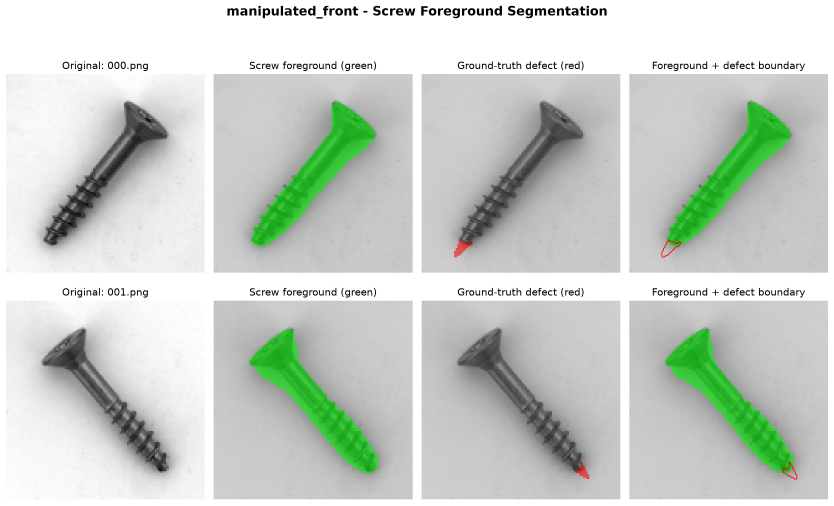
#> input picture outputs/reports/vision/screw_foreground/manipulated_front_segmentation.png, 2502 x 1516 px (shown at 1/3 size)
$ python -i foreground_full_dataset_validation.py   (imports and definitions only)
#> lines starting #> are read from the running program, lines starting #| are printed output that depends on the picture; after the words box and inside, x2 and y2 are one past the last pixel; in counts of white or black regions, pixels touching at a corner belong together

import cv2
import numpy as np
import pandas as pd

from pathlib import Path


# ============================================================
# CONFIGURATION
# ============================================================

ROOT = Path(__file__).resolve().parents[2]

TEST_DIR = ROOT / "data/raw/images/screw/test"
MASK_DIR = ROOT / "data/raw/images/screw/ground_truth"

OUTPUT_DIR = ROOT / "outputs/reports/vision/screw_foreground"

CATEGORIES = [
    "manipulated_front",
    "scratch_head",
    "scratch_neck",
    "thread_side",
    "thread_top",
]

IMAGE_SIZE = (128, 128)
MORPH_KERNEL_SIZE = 5


# ============================================================
# IMAGE LOADING
# ============================================================

# [26 lines left out: functions load_image, load_mask, not called in this run]


# ============================================================
# FOREGROUND SEGMENTATION
# ============================================================

def segment_screw(image):

    _, binary = cv2.threshold(
        image,
        0,
        255,
        cv2.THRESH_BINARY_INV + cv2.THRESH_OTSU
    )

    kernel = cv2.getStructuringElement(
        cv2.MORPH_ELLIPSE,
        (MORPH_KERNEL_SIZE, MORPH_KERNEL_SIZE)
    )

    binary = cv2.morphologyEx(
        binary,
        cv2.MORPH_OPEN,
        kernel
    )

    binary = cv2.morphologyEx(
        binary,
        cv2.MORPH_CLOSE,
        kernel
    )

    count, labels, stats, centroids = (
        cv2.connectedComponentsWithStats(
            binary,
            connectivity=8
        )
    )

    if count <= 1:
        raise ValueError("No foreground component detected.")

    areas = stats[1:, cv2.CC_STAT_AREA]
    largest_label = 1 + int(np.argmax(areas))

    return labels == largest_label


# ============================================================
# MAIN VALIDATION
# ============================================================

# [134 lines left out: function main, not called in this run]


# [2 lines not run here, left out]

>>> import cv2
>>> picture = cv2.imread('../../outputs/reports/vision/screw_foreground/manipulated_front_segmentation.png', cv2.IMREAD_GRAYSCALE)
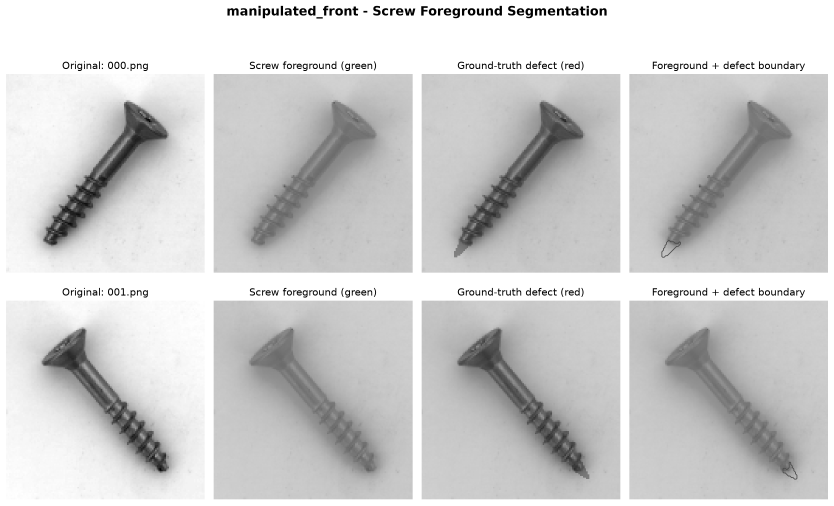
#> picture: shape (1516, 2502) (shown at 1/3 size); min 0, max 255, mean 204.9
>>> result = segment_screw(picture)
#> in segment_screw, `_, binary = cv2.threshold( image, 0, 255, cv2.THRESH_BINARY_INV + cv2...`:
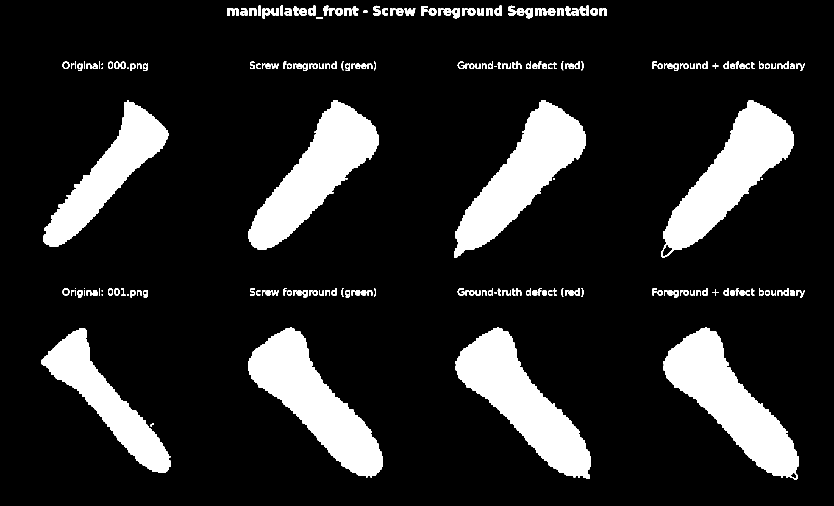
#> binary: shape (1516, 2502) (shown at 1/3 size); 14.6% white; 235 white regions (12 under 20 px), largest, box (x1, y1, x2, y2) and area: (1367, 981, 1772, 1437) 71284, (1990, 981, 2395, 1439) 71175, (744, 981, 1149, 1433) 70939
#> in segment_screw, `binary = cv2.morphologyEx( binary, cv2.MORPH_OPEN, kernel )`:
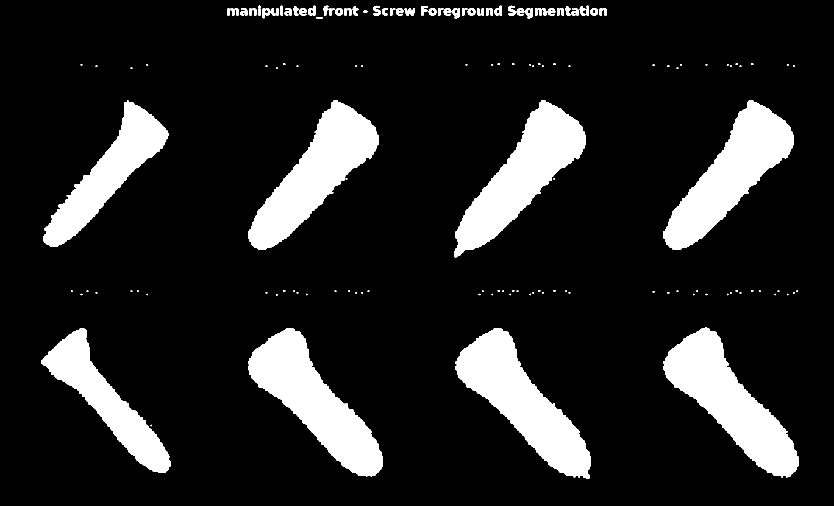
#> binary: shape (1516, 2502) (shown at 1/3 size); 14% white; 141 white regions (68 under 20 px), largest, box (x1, y1, x2, y2) and area: (1367, 985, 1772, 1437) 70990, (1990, 981, 2395, 1433) 70733, (744, 985, 1149, 1429) 70621
#> in segment_screw, `binary = cv2.morphologyEx( binary, cv2.MORPH_CLOSE, kernel )`: binary: shape (1516, 2502); 14.1% white; 116 white regions (65 under 20 px), largest, box (x1, y1, x2, y2) and area: (1367, 985, 1772, 1437) 71139, (1990, 981, 2395, 1433) 70874, (744, 985, 1149, 1429) 70752
#> in segment_screw, `count, labels, stats, centroids = ( cv2.connectedComponentsWithStats( ..`:
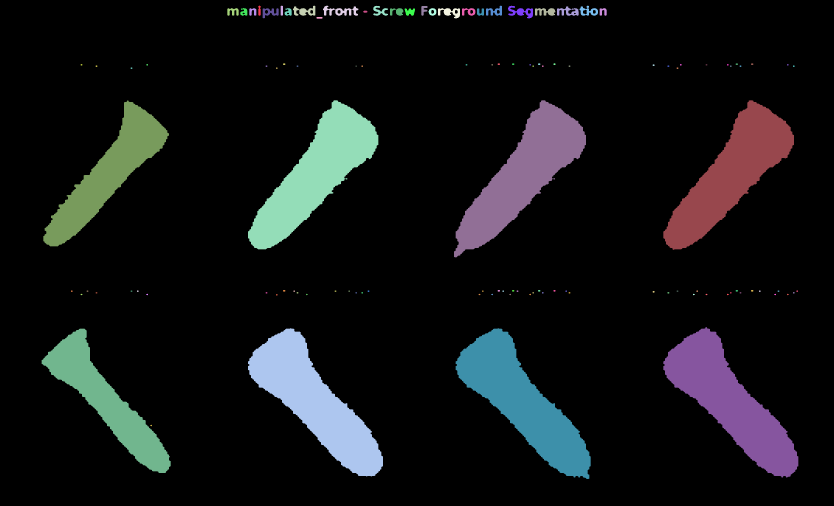
#> labels: shape (1516, 2502) int32 (shown at 1/3 size); 117 distinct labels, from 0 to 116; one colour per label, 0 black
#> in segment_screw, `count, labels, stats, centroids = ( cv2.connectedComponentsWithStats( ..`: count = 117; stats = 117 rows, first 6: [0, 0, 2502, 1516, 3259314], [775, 17, 7, 30, 190], [842, 17, 7, 30, 202], [879, 17, 67, 30, 1117], [969, 17, 106, 30, 1448], [1120, 17, 44, 30, 646]; centroids = 117 pairs, first value 215 to 2391, second value 29.42 to 1276
#> in segment_screw, `areas = stats[1:, cv2.CC_STAT_AREA]`: areas = 116 values, max 71139 at index 113, min 17 at index 32, mean 4601
#> in segment_screw, `largest_label = 1 + int(np.argmax(areas))`: largest_label = 114
#> in segment_screw, `return labels == largest_label`:
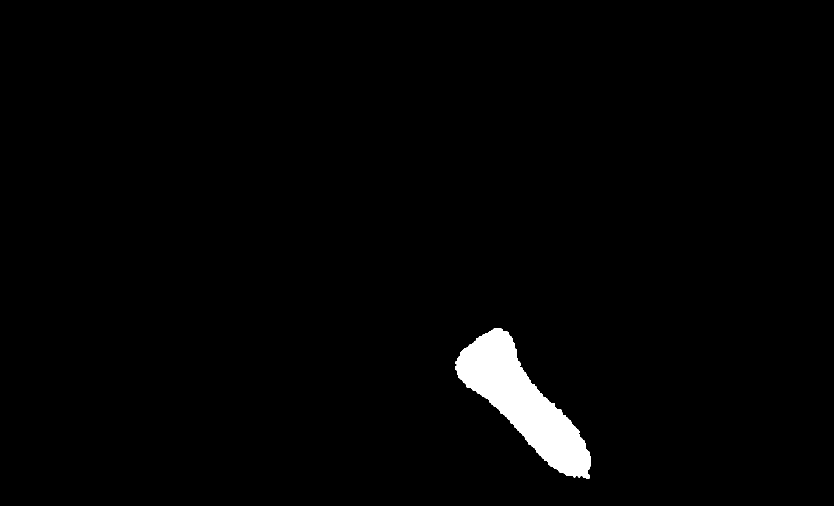
#> returned value: shape (1516, 2502) bool (shown at 1/3 size); 1.9% white; 1 white region, box (x1, y1, x2, y2) and area: (1367, 985, 1772, 1437) 71139

$ run again, on outputs/reports/vision/screw_foreground/thread_top_segmentation.png
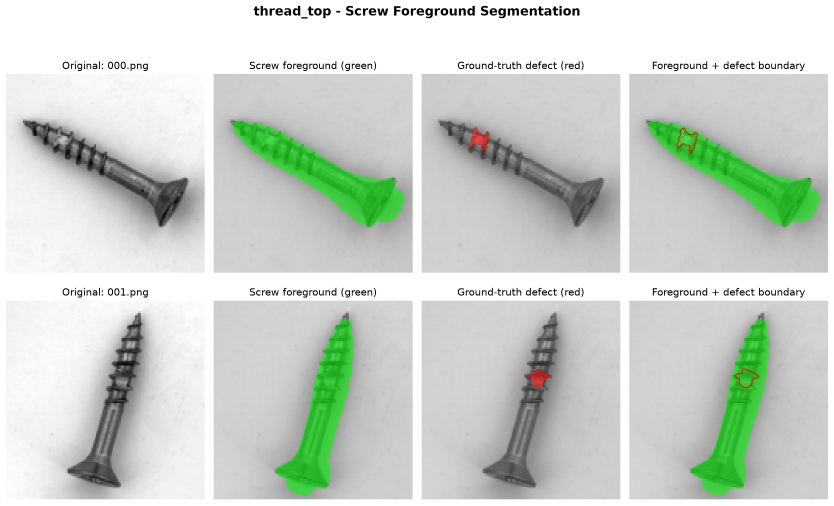
#> input picture outputs/reports/vision/screw_foreground/thread_top_segmentation.png, 2502 x 1516 px (shown at 1/3 size)
#> in segment_screw, `count, labels, stats, centroids = ( cv2.connectedComponentsWithStats( ..`:
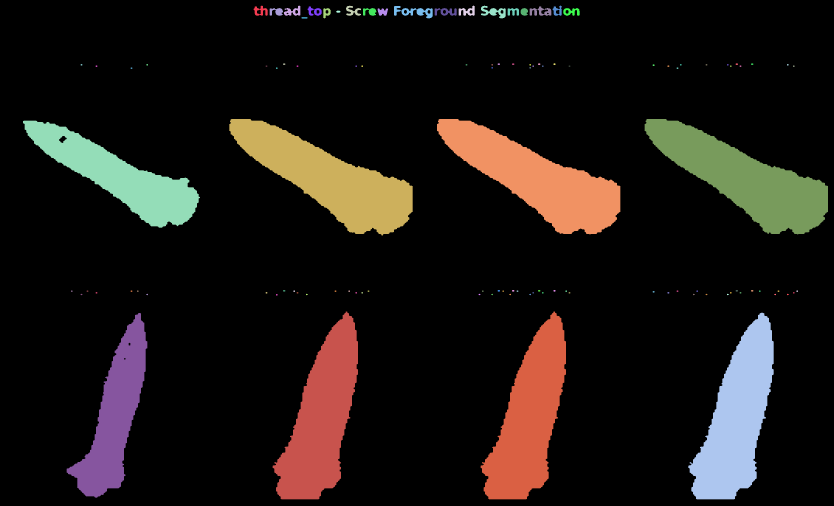
#> labels: shape (1516, 2502) int32 (shown at 1/3 size); 114 distinct labels, from 0 to 113; one colour per label, 0 black
#> count = 114; stats = 114 rows, first 6: [0, 0, 2502, 1516, 3182839], [761, 17, 42, 30, 683], [852, 17, 49, 30, 797], [1038, 17, 45, 30, 659], [1376, 17, 48, 30, 786], [1443, 17, 74, 38, 1327]; centroids = 114 pairs, first value 215 to 2391, second value 32.5 to 1254.5
#> areas = 113 values, max 82299 at index 55, min 1 at index 18, mean 5399.9
#> largest_label = 56
#> in segment_screw, `return labels == largest_label`:
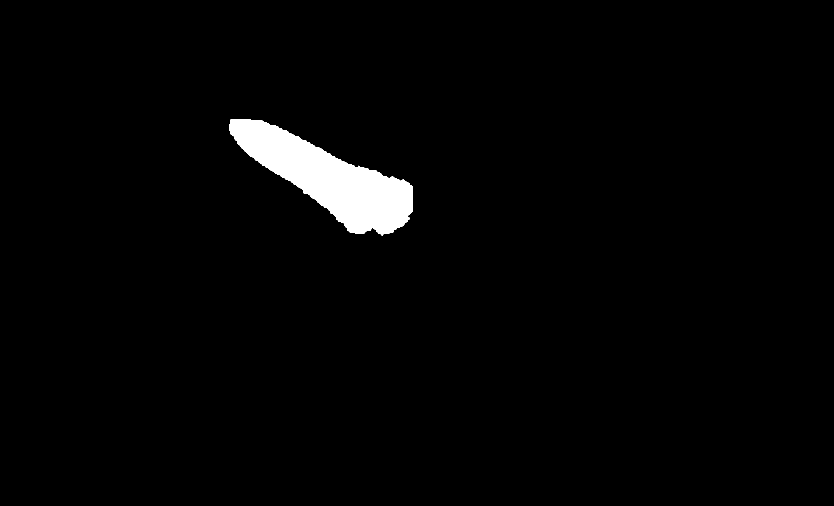
#> returned value: shape (1516, 2502) bool (shown at 1/3 size); 2.2% white; 1 white region, box (x1, y1, x2, y2) and area: (688, 357, 1238, 707) 82299
